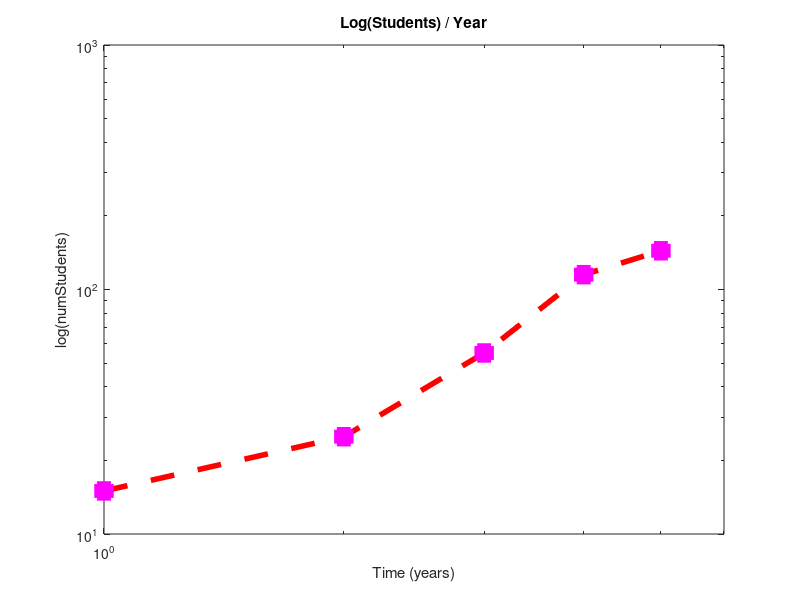
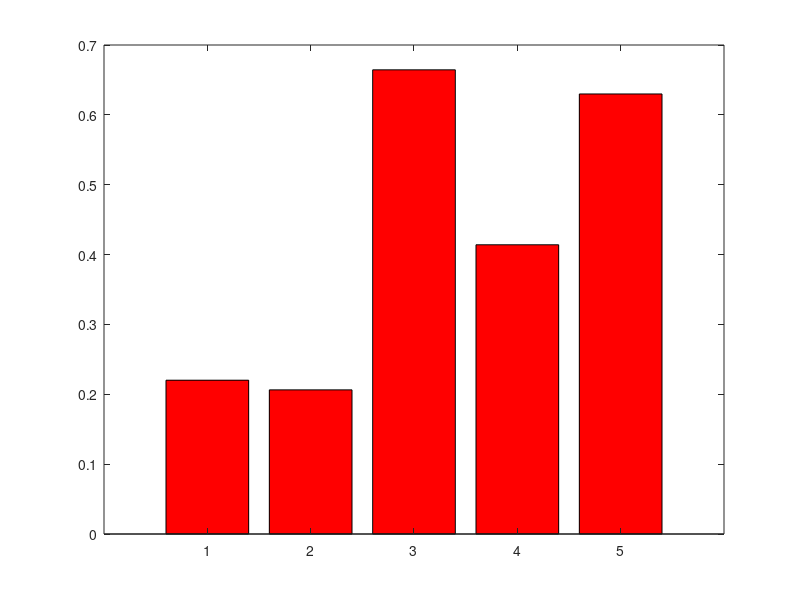

Here is the MATLAB script that generated these plots, in order:
% Unit2 assignments exercises

% Exercise 1: Semilog plot
numStudents = [15 25 55 115 144];
years = [1 2 3 4 5];

h = figure
semilogy(numStudents);
loglog(years, numStudents,'--s',...
    'LineWidth',4,...
    'Color', [1 0 0], ...
    'MarkerEdgeColor','m',...
    'MarkerFaceColor','m',...
    'MarkerSize',10);
xlabel('Time (years)');
ylabel('log(numStudents)');
xlim([0 6])
title('Log(Students) / Year');
saveas(h, './figures/ex1.png', 'png');
clear all; close all;

% Exercise 3: Bar Graph
g = figure;
bar(1:5,rand(1,5), 'r');
saveas(g, './figures/ex3.png', 'png');
clear all; close all;